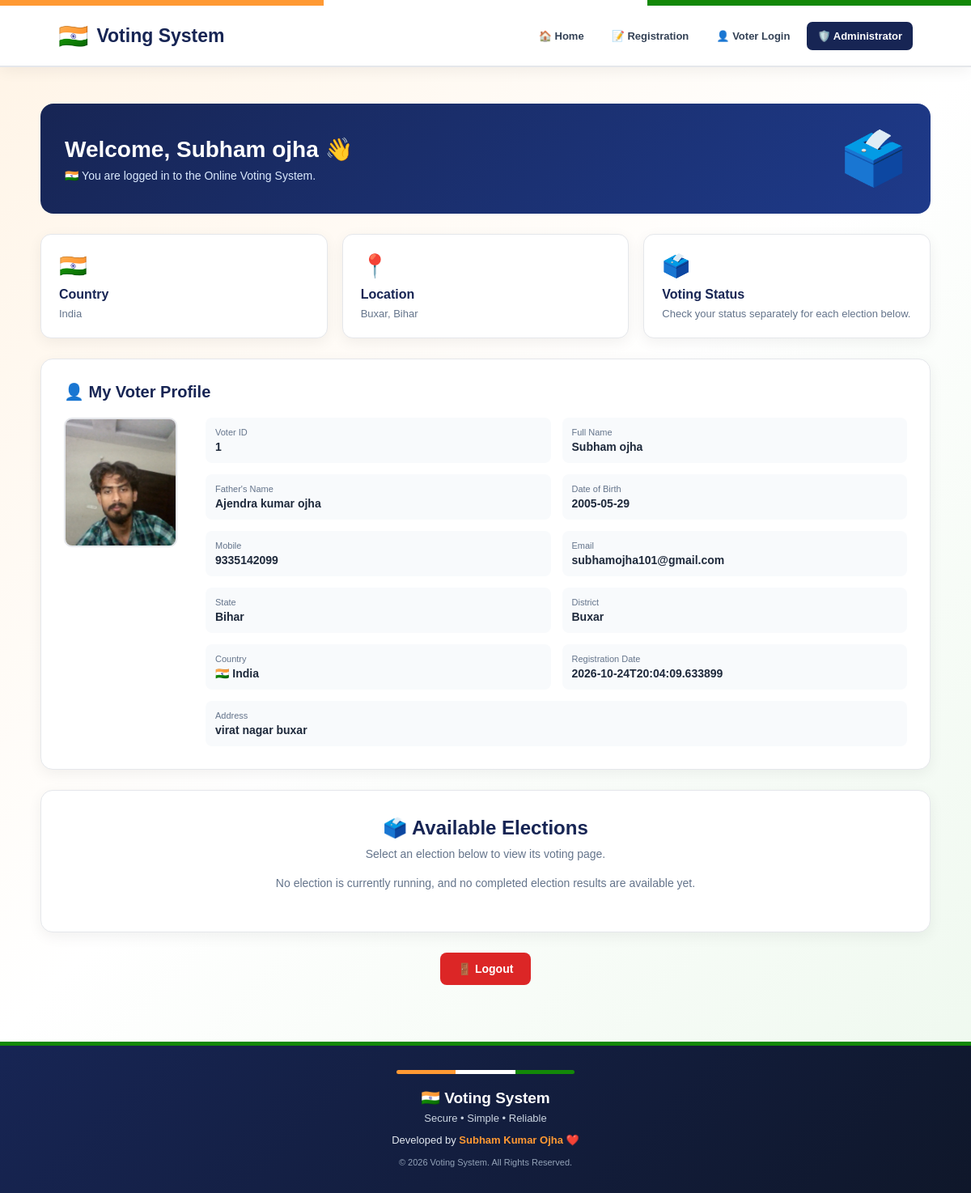
The app's page /dashboard (signed in) with its own data.
### tables this page shows
CREATE TABLE users
            (
                id INTEGER PRIMARY KEY AUTOINCREMENT,

                name TEXT NOT NULL,

                father_name TEXT,

                dob TEXT,

                aadhaar TEXT,

                aadhaar_hash TEXT,

                mobile TEXT,

                email TEXT,

                password TEXT,

                address TEXT,

                state TEXT,

                district TEXT,

                country TEXT DEFAULT 'India',

                photo TEXT,

                eligible INTEGER DEFAULT 1,

                has_voted INTEGER DEFAULT 0,

                voted_candidate_id INTEGER,

                registration_date TEXT,

                FOREIGN KEY
                (
                    voted_candidate_id
                )
                REFERENCES candidates(id)
            );

### app.py (the view, shortened to what this page needs)
@app.route("/dashboard")
def dashboard():
    conn = get_db()
    try:
        user = conn.execute(
            """
            SELECT *
            FROM users
            WHERE id = ?
            """,
            (session.get("user_id"),)
        ).fetchone()
        if not user:
            session.clear()
            return redirect(url_for("login"))
        elections = conn.execute(
            """
            SELECT *
            FROM elections
            WHERE archived = 0
            ORDER BY id DESC
            """
        ).fetchall()
        election_data = []
    finally:
        conn.close()
    return render_template(
        "dashboard.html",
        user=user,
        location_allowed=True,
        voting_state=voting_status(),
        elections=election_data
    )

### app.py (called while the page is built, shortened)
def get_db():
    conn = sqlite3.connect(
        DATABASE,
        timeout=30
    )
    conn.row_factory = sqlite3.Row
    conn.execute(
        "PRAGMA foreign_keys = ON"
    )
    return conn

@app.context_processor
def inject_global_context():
    return {
        "indian_states":
            INDIAN_STATES,
        "india_districts":
            INDIA_DISTRICTS,
        "country":
            COUNTRY
    }

def get_voting_settings():
    conn = get_db()
    try:
        return conn.execute(
            """
            SELECT *
            FROM voting_settings
            WHERE id = 1
            """
        ).fetchone()
    finally:
        conn.close()

def voting_status():
    settings = get_voting_settings()
    if not settings:
        return "not_started"
    start_value = (
        settings["start_datetime"]
    )
    duration = int(
        settings["duration_seconds"]
        or 0
    )
    if (
        not start_value
        or
        duration <= 0
    ):
        return "not_started"

### templates/dashboard.html (shortened to what this page needs)
{% extends "base.html" %}
{% block content %}
<div class="dashboard">
    <div class="welcome">
        <div>
            <h1>Welcome, {{ user['name'] }} 👋</h1>
            <p>
                🇮🇳 You are logged in to the Online Voting System.
            </p>
        </div>
        <div class="welcome-flag">🗳️</div>
    </div>
    <div class="cards">
        <div class="status-card">
            <div class="status-icon">🇮🇳</div>
            <h3>Country</h3>
            <p>{{ user['country'] }}</p>
        </div>
        <div class="status-card">
            <div class="status-icon">📍</div>
            <h3>Location</h3>
            <p>{{ user['district'] }}, {{ user['state'] }}</p>
        </div>
        <div class="status-card">
            <div class="status-icon">🗳️</div>
            <h3>Voting Status</h3>
            <p>Check your status separately for each election below.</p>
        </div>
    </div>
    <div class="profile-card">
        <div class="profile-title">👤 My Voter Profile</div>
        <div class="profile-content">
            <div>
                {% if user['photo'] %}
                    <img
                        src="{{ url_for('static', filename='uploads/voters/' + user['photo']) }}"
                        class="profile-photo"
                        alt="Voter Photo">
                {% else %}
                    <div class="no-photo">👤</div>
                {% endif %}
            </div>
            <div class="details">
                <div class="detail">
                    <div class="detail-label">Voter ID</div>
                    <div class="detail-value">{{ user['id'] }}</div>
                </div>
                <div class="detail">
                    <div class="detail-label">Full Name</div>
                    <div class="detail-value">{{ user['name'] }}</div>
                </div>
                <div class="detail">
                    <div class="detail-label">Father's Name</div>
                    <div class="detail-value">{{ user['father_name'] }}</div>
                </div>
                <div class="detail">
                    <div class="detail-label">Date of Birth</div>
                    <div class="detail-value">{{ user['dob'] }}</div>
                </div>
                <div class="detail">
                    <div class="detail-label">Mobile</div>
                    <div class="detail-value">{{ user['mobile'] }}</div>
                </div>
                <div class="detail">
                    <div class="detail-label">Email</div>
                    <div class="detail-value">{{ user['email'] }}</div>
                </div>
                <div class="detail">
                    <div class="detail-label">State</div>
                    <div class="detail-value">{{ user['state'] }}</div>
                </div>
                <div class="detail">
                    <div class="detail-label">District</div>
                    <div class="detail-value">{{ user['district'] }}</div>
                </div>
                <div class="detail">
                    <div class="detail-label">Country</div>
                    <div class="detail-value">🇮🇳 {{ user['country'] }}</div>
                </div>
                <div class="detail">
                    <div class="detail-label">Registration Date</div>
                    <div class="detail-value">
                        {{ user['registration_date'] }}
                    </div>
                </div>
                <div class="detail" style="grid-column:1/-1;">
                    <div class="detail-label">Address</div>
                    <div class="detail-value">{{ user['address'] }}</div>
                </div>
            </div>
        </div>
    </div>
    <div class="voting-box">
        <h2>🗳️ Available Elections</h2>
        <p>Select an election below to view its voting page.</p>
        {% set active_items = elections | selectattr('status', 'equalto', 'active') | list %}
        {% set ended_items = elections | selectattr('status', 'equalto', 'ended') | list %}
        {% if active_items %}
            <p>Showing the election currently in progress.</p>
            {% set display_items = active_items %}
        {% elif ended_items %}
            <p>No election is running right now. Showing the latest completed election result.</p>
            {% set display_items = ended_items[:1] %}
        {% else %}
            {% set display_items = [] %}
        {% endif %}
        {% if display_items %}
            <div class="election-list">
                {% for item in display_items %}
                    {% set election = item['election'] %}
                    {% set election_status_value = item['status']|lower %}
                    <div class="election-card">
                        <h3>{{ election['name'] }}</h3>
                        {% if election['description'] %}
                            <p>{{ election['description'] }}</p>
                        {% endif %}
                        <div class="election-meta">
                            <p><strong>Type:</strong> {{ election['election_type'] or 'Election' }}</p>
                            <p><strong>Status:</strong> {{ election_status_value|replace('_', ' ')|title }}</p>
                            <p><strong>Candidates:</strong> {{ item['candidate_count'] }}</p>
                            <p><strong>Total votes:</strong> {{ item['vote_count'] }}</p>
                        </div>
                        {% if election_status_value == 'active' %}
                            {% if not item['allowed'] %}
                                <p>You are not eligible for this election based on the current eligibility or location rules.</p>
                            {% elif item['has_voted'] %}
                                <p class="already-voted-message">✅ Already Voted — your vote has been recorded for this election.</p>
                                <span class="btn already-voted-btn" aria-disabled="true">✅ Already Voted</span>
                                <a href="{{ url_for('election_results', election_id=election['id']) }}" class="btn btn-primary">🏆 View Results</a>
                            {% else %}
                                <a href="{{ url_for('vote', election_id=election['id']) }}" class="btn btn-success vote-btn">🗳️ Cast Your Vote</a>
                            {% endif %}
                        {% elif election_status_value == 'ended' %}
                            <a href="{{ url_for('election_results', election_id=election['id']) }}" class="btn btn-primary">🏆 View Results</a>
                        {% endif %}
                    </div>
                {% endfor %}
            </div>
        {% else %}
            <p>No election is currently running, and no completed election results are available yet.</p>
        {% endif %}
    </div>
    <div class="logout-area">
        <a href="{{ url_for('logout') }}" class="btn btn-danger">
            🚪 Logout
        </a>
    </div>
</div>
{% endblock %}

### templates/base.html (shortened to what this page needs)
<!DOCTYPE html>
<html lang="en">
<head>
</head>
<body>
    <div class="tricolor">
        <div class="orange"></div>
        <div class="white"></div>
        <div class="green"></div>
    </div>
    <nav>
        <a href="{{ url_for('index') }}"
           class="logo">
            <span class="logo-flag">
                🇮🇳
            </span>
            <span>
                Voting System
            </span>
        </a>
        <div class="nav-links">
            <a href="{{ url_for('index') }}">
                🏠 Home
            </a>
            <a href="{{ url_for('register') }}">
                📝 Registration
            </a>
            <a href="{{ url_for('login') }}">
                👤 Voter Login
            </a>
            <a href="{{ url_for('admin_login') }}"
               class="admin-nav">
                🛡️ Administrator
            </a>
        </div>
    </nav>
    <main class="page-container">
        {% block content %}
        {% endblock %}
    </main>
    <footer>
        <div class="footer-line">
            <div class="orange"></div>
            <div class="white"></div>
            <div class="green"></div>
        </div>
        <p class="title">
            🇮🇳 Voting System
        </p>
        <p class="tagline">
            Secure • Simple • Reliable
        </p>
        <p class="developer">
            Developed by
            <span>
                Subham Kumar Ojha
            </span>
            ❤️
        </p>
        <small>
            © 2026 Voting System.
            All Rights Reserved.
        </small>
    </footer>
</body>
</html>

### templates/base.html (style rules this page uses)
* { margin: 0; padding: 0; box-sizing: border-box; }
body { min-height: 100vh; font-family: Arial, Helvetica, sans-serif; background: linear-gradient( 135deg, #fff4e6 0%, #ffffff 48%, #edf8ed 100% ); color: #1f2937; }
.tricolor { height: 7px; display: flex; position: fixed; top: 0; left: 0; right: 0; z-index: 9999; }
.orange { flex: 1; background: #ff9933; }
.white { flex: 1; background: #ffffff; }
.green { flex: 1; background: #138808; }
nav { margin-top: 7px; min-height: 76px; padding: 14px 6%; display: flex; justify-content: space-between; align-items: center; background: #ffffff; border-bottom: 2px solid #e5e7eb; box-shadow: 0 4px 18px rgba(0, 0, 0, 0.06); position: sticky; top: 7px; z-index: 1000; }
.logo { display: flex; align-items: center; gap: 10px; color: #172554; font-size: 23px; font-weight: 800; text-decoration: none; white-space: nowrap; }
.logo-flag { font-size: 30px; }
.nav-links { display: flex; align-items: center; gap: 8px; flex-wrap: wrap; justify-content: flex-end; }
.nav-links a { color: #334155; text-decoration: none; font-size: 13px; font-weight: 700; padding: 10px 13px; border-radius: 7px; transition: 0.25s; }
.nav-links .admin-nav { background: #172554; color: #ffffff; }
.page-container { width: 100%; max-width: 1200px; margin: 0 auto; padding: 45px 20px 70px; min-height: calc(100vh - 170px); }
.btn { display: inline-flex; align-items: center; justify-content: center; gap: 8px; padding: 12px 22px; border-radius: 8px; text-decoration: none; border: none; cursor: pointer; font-size: 14px; font-weight: 700; transition: 0.25s; }
.btn-danger { background: #dc2626; color: #ffffff; }
footer { background: linear-gradient( 135deg, #172554, #0f172a ); color: #ffffff; text-align: center; padding: 30px 15px; border-top: 5px solid #138808; }
.footer-line { height: 5px; max-width: 220px; margin: 0 auto 18px; display: flex; border-radius: 5px; overflow: hidden; }
.footer-line .orange { background: #ff9933; }
.footer-line .white { background: #ffffff; }
.footer-line .green { background: #138808; }
footer .title { font-size: 19px; font-weight: 800; margin-bottom: 6px; }
footer .tagline { font-size: 13px; color: #cbd5e1; margin-bottom: 12px; }
footer .developer { font-size: 13px; color: #e2e8f0; margin-bottom: 10px; }
footer .developer span { color: #ff9933; font-weight: 750; }
footer small { color: #94a3b8; font-size: 11px; }

### templates/dashboard.html (style rules this page uses)
.dashboard { max-width: 1100px; margin: 0 auto; }
.welcome { background: linear-gradient(135deg, #172554, #1e3a8a); color: white; border-radius: 16px; padding: 30px; margin-bottom: 25px; display: flex; justify-content: space-between; align-items: center; gap: 20px; }
.welcome h1 { font-size: 28px; margin-bottom: 8px; }
.welcome p { color: #dbeafe; font-size: 14px; }
.welcome-flag { font-size: 65px; }
.cards { display: grid; grid-template-columns: repeat(3, 1fr); gap: 18px; margin-bottom: 25px; }
.status-card { background: white; border: 1px solid #e5e7eb; border-radius: 13px; padding: 22px; box-shadow: 0 5px 18px rgba(0,0,0,.06); }
.status-icon { font-size: 28px; margin-bottom: 10px; }
.status-card h3 { color: #172554; font-size: 16px; margin-bottom: 7px; }
.status-card p { color: #64748b; font-size: 13px; }
.profile-card { background: white; border: 1px solid #e5e7eb; border-radius: 15px; padding: 28px; box-shadow: 0 5px 18px rgba(0,0,0,.06); margin-bottom: 25px; }
.profile-title { color: #172554; font-size: 20px; font-weight: 800; margin-bottom: 20px; }
.profile-content { display: grid; grid-template-columns: 150px 1fr; gap: 25px; }
.profile-photo { width: 140px; height: 160px; object-fit: cover; border-radius: 10px; border: 2px solid #e5e7eb; }
.details { display: grid; grid-template-columns: 1fr 1fr; gap: 14px; }
.detail { padding: 12px; background: #f8fafc; border-radius: 8px; }
.detail-label { color: #64748b; font-size: 11px; margin-bottom: 4px; }
.detail-value { color: #1e293b; font-size: 14px; font-weight: 700; overflow-wrap: anywhere; }
.voting-box { background: white; border-radius: 15px; padding: 32px; text-align: center; border: 1px solid #e5e7eb; box-shadow: 0 5px 18px rgba(0,0,0,.06); }
.voting-box h2 { color: #172554; margin-bottom: 10px; }
.voting-box p { color: #64748b; font-size: 14px; margin-bottom: 20px; }
.logout-area { text-align: center; margin-top: 25px; }

### records on screen
users: name "Subham ojha", country "India", district "Buxar", state "Bihar", photo (picture), id "1", father_name "Ajendra kumar ojha", dob "2005-05-29", mobile "9335142099", email "subhamojha101@gmail.com", registration_date "2026-10-24T20:04:09.633899", address "virat nagar buxar"
